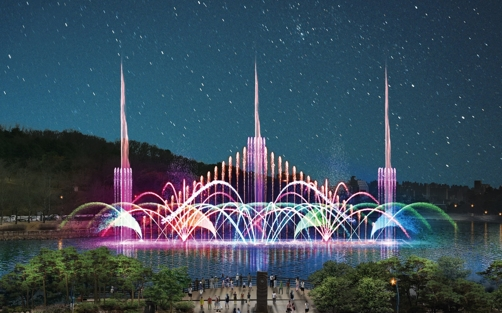
#> input picture images/water.jpg, 502 x 313 px, found by its file name
$ python prac.py   (older library calls are emulated)
#> lines starting #> are read from the running program, lines starting #| are printed output that depends on the picture
import numpy as np
import cv2
from Common.filters import filter

## 블러링 처리
def Bluring():
    roi = img[:h+1, :w+1]
    blur_mask = [1/9, 1/9, 1/9,
                 1/9, 1/9, 1/9,
                 1/9, 1/9, 1/9]
    blurMask = np.array(blur_mask, np.float32).reshape(3, 3)
    dst = filter(roi, blurMask)
    dst = cv2.convertScaleAbs(dst)
    return dst

## 샤프닝 처리
def Sharpening():
    roi = img[:h+1, w-1:]
    sharpening_mask = [0, -1, 0,
                       -1, 5, -1,
                       0, -1, 0]
    sharpMask = np.array(sharpening_mask, np.float32).reshape(3, 3)
    dst = filter(roi, sharpMask)
    dst = cv2.convertScaleAbs(dst)
    return dst

## 소벨 처리(엣지 검출)
def Sobel():
    roi = img[h-1:, :w+1]
    sobel_row = [-1, -2, -1,
                 0, 0, 0,
                 1, 2, 1]
    sobel_col = [-1, 0, 1,
                 -2, 0, 2,
                 -1, 0, 1]
    rowMask = np.array(sobel_row, np.float32).reshape(3, 3)
    colMask = np.array(sobel_col, np.float32).reshape(3, 3)
    dst1 = filter(roi, rowMask)
    dst2 = filter(roi, colMask)
    dst = cv2.magnitude(dst1, dst2)

    dst = cv2.convertScaleAbs(dst)
    return dst

## 라플라시안 처리(엣지 검출)
def Laplacian():
    roi = img[h-1:, w-1:]
    dst = cv2.Laplacian(roi, cv2.CV_16S, 1)
    dst = cv2.convertScaleAbs(dst)
    return dst


img = cv2.imread('images/water.jpg', cv2.IMREAD_GRAYSCALE)
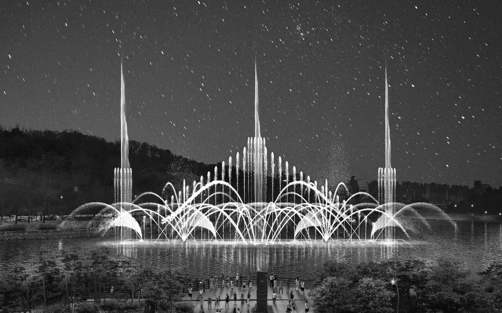
#> img: shape (313, 502); min 0, max 255, mean 73.3
if img is None:
    raise Exception('파일 읽기 오류')

row, col = img.shape[:2]
#> row = 313; col = 502
h = row // 2 + 1
#> h = 157
w = col // 2 + 1
#> w = 252
print(row, col)
#| 313 502
result = np.zeros((row, col), np.uint8)
result[:h+1, :w+1] = Bluring()
#> in Bluring, `roi = img[:h+1, :w+1]`:
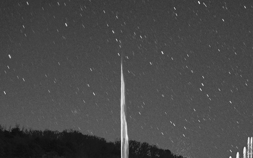
#> roi: shape (158, 253); min 14, max 254, mean 71.9
#> (the run stopped early here; a loop or call above may not have finished)

$ run again, with images/4 10 머 6917 1.jpg copied over images/water.jpg
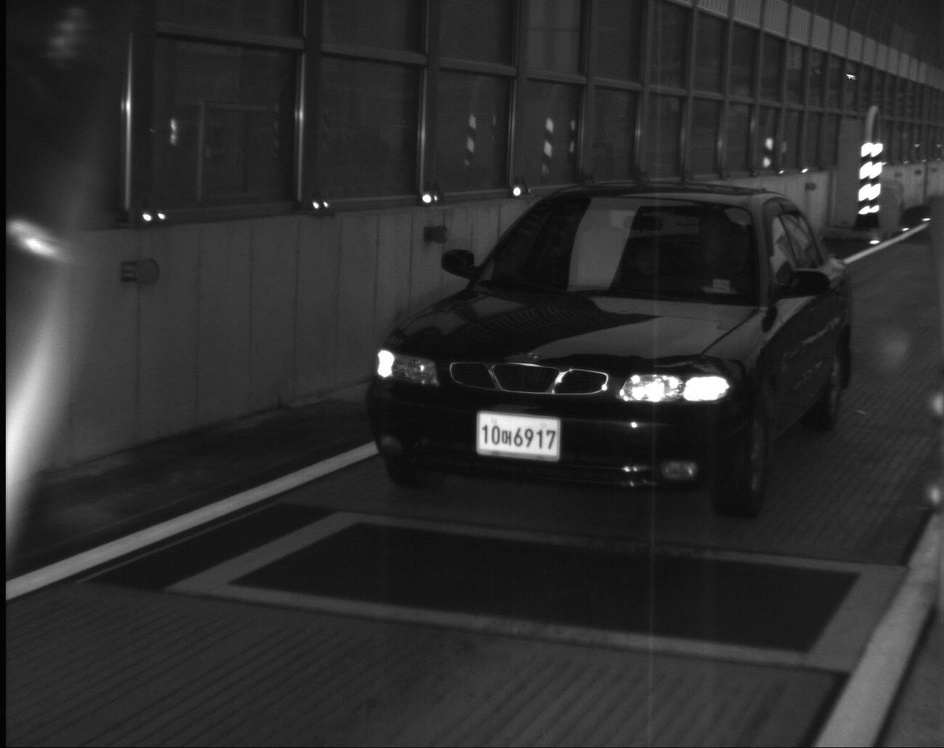
#> input picture images/4 10 머 6917 1.jpg, 944 x 748 px, shrunk from 1300 x 1030 before the run, found by its file name
#> img is the input picture: shape (748, 944); min 0, max 255, mean 45.1
#| 748 944
#> in Bluring, `roi = img[:h+1, :w+1]`:
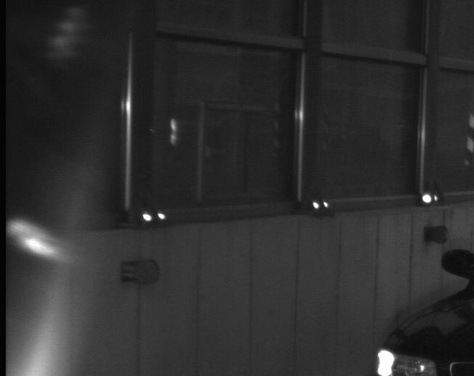
#> roi: shape (376, 474); min 0, max 255, mean 46.3

$ run again, with images/4 17 가 3311 1.jpg copied over images/water.jpg
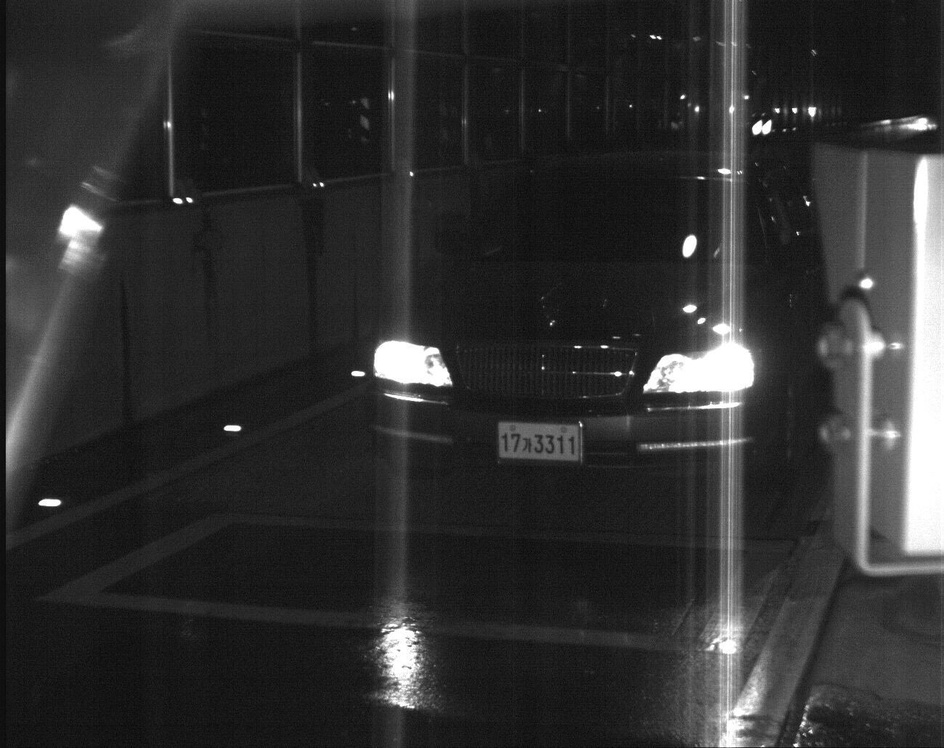
#> input picture images/4 17 가 3311 1.jpg, 944 x 748 px, shrunk from 1300 x 1030 before the run, found by its file name
#> img is the input picture: shape (748, 944); min 2, max 255, mean 48.9
#| 748 944
#> in Bluring, `roi = img[:h+1, :w+1]`:
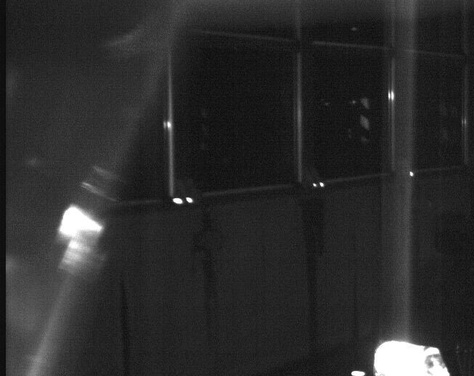
#> roi: shape (376, 474); min 8, max 255, mean 43.8

$ run again, with images/4 17 도 7261 1.jpg copied over images/water.jpg
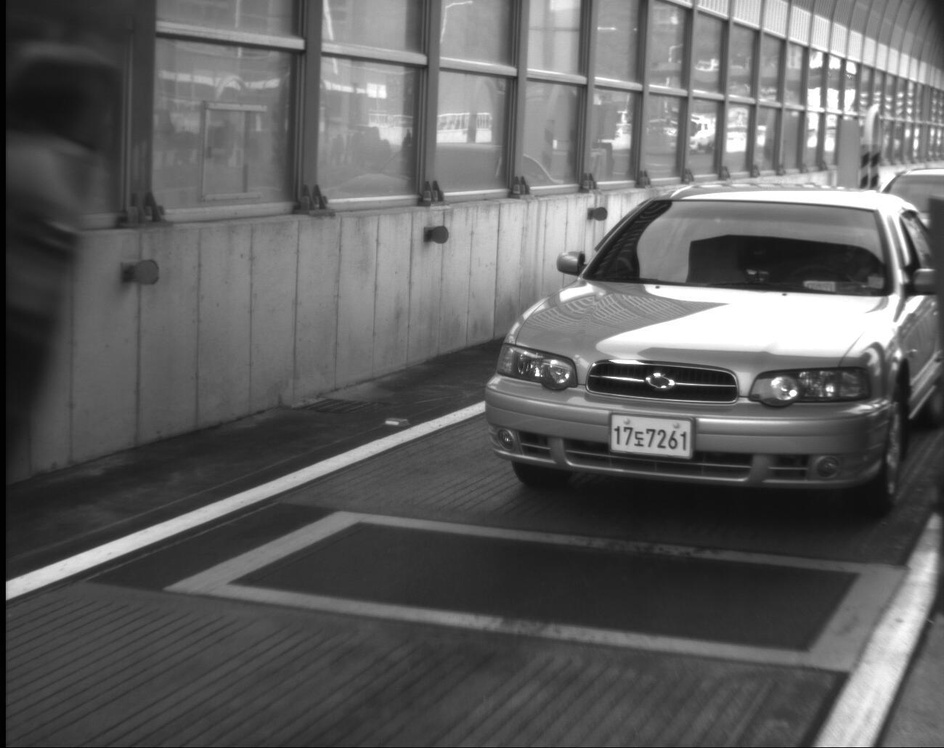
#> input picture images/4 17 도 7261 1.jpg, 944 x 748 px, shrunk from 1300 x 1030 before the run, found by its file name
#> img is the input picture: shape (748, 944); min 0, max 255, mean 96.4
#| 748 944
#> in Bluring, `roi = img[:h+1, :w+1]`:
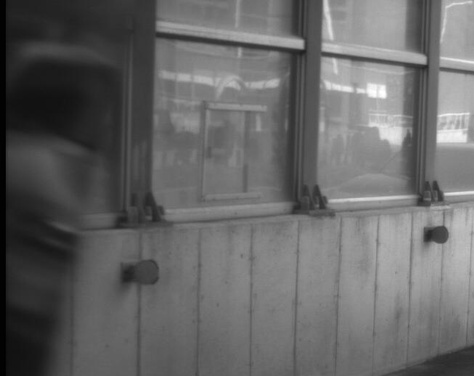
#> roi: shape (376, 474); min 0, max 255, mean 101.5
